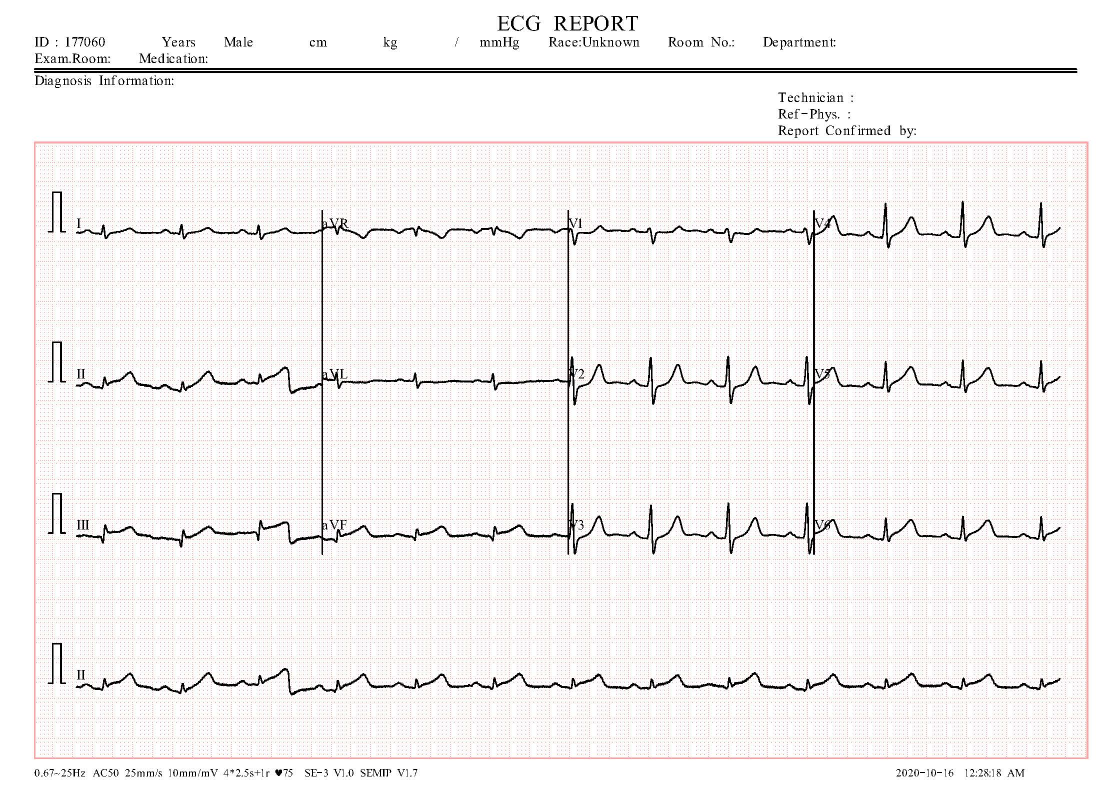
#> input picture ECG_data/ECG Images of Myocardial Infarction Patients (240x12=2880)/MI(193).jpg, 2213 x 1572 px (shown at 1/2 size)
$ jupyter execute --allow-errors 'heart disease detection using ECG.ipynb'
#> lines starting #> are read from the running program, lines starting #| are printed output that depends on the picture
Heart disease detection using ECG image data

Online available mendelay data set is used for this project. It can be downloaded from following links.
ECG Images dataset of Cardiac and COVID-19 Patients    https://data.mendeley.com/datasets/gwbz3fsgp8/1
ECG Images dataset of Cardiac Patients     https://data.mendeley.com/datasets/gwbz3fsgp8/2

Overall process is as follows

1. cropped out the necessary parts from the ECG images.
2. Remove the background
3. extract 12 leads separately
4. train the model

[cell 1]
import os
import os.path
import glob
from pathlib import Path

import pandas as pd
import numpy as np
import matplotlib.pyplot as plt
import seaborn as sns

import cv2
from PIL import Image
import datetime as dt
import tensorflow as tf

# Scikit-learn
from sklearn.model_selection import train_test_split
from sklearn.metrics import f1_score
from sklearn.preprocessing import LabelEncoder
from sklearn.utils import shuffle
from sklearn.metrics import confusion_matrix, classification_report, recall_score, precision_score, f1_score, roc_auc_score, roc_curve

#Tensorflow _ Keras
from tensorflow.keras.utils import plot_model
from tensorflow.keras.initializers import RandomUniform
from tensorflow.keras import datasets, layers, models, losses, Model, optimizers
from tensorflow.keras.layers import Conv2D, MaxPooling2D, Dropout, Flatten, Dense, BatchNormalization, GlobalAveragePooling2D, SpatialDropout2D
from tensorflow.keras.preprocessing import image
from tensorflow.keras.preprocessing.image import ImageDataGenerator, img_to_array, load_img
from tensorflow.keras.callbacks import EarlyStopping
from tensorflow.keras.models import Sequential
from tensorflow.keras.optimizers import RMSprop

## VGG Architectures
from tensorflow.keras.applications.inception_v3 import InceptionV3
from tensorflow.keras.applications.xception import Xception
from tensorflow.keras.applications.vgg16 import VGG16
from tensorflow.keras.applications.mobilenet import MobileNet

[cell 2]
#!pip install Scikit-learn

There are four categories of data avaialble.
* MI - Myocardial Infarction
* HMI - History of Myocardial Infarction
* HB/ AbHb - Abnormal Heartbeat
* Normal - Normal

necessary images and labels are extracted and stored in a dataframe using following code

[cell 3]
# MI patients data
ECG_MI_dir_ = Path('ECG_data\ECG Images of Myocardial Infarction Patients (240x12=2880)')

ECG_MI_filepaths = list(ECG_MI_dir_.glob(r'**/*.jpg'))
# Mapping the labels
MI_labels = list(map(lambda x: os.path.split(os.path.split(x)[0])[1], ECG_MI_filepaths))
# Paths & labels femalee eyes
ECG_MI_filepaths = pd.Series(ECG_MI_filepaths, name = 'File').astype(str)
MI_labels = pd.Series(MI_labels, name='Label')

# Concatenating...
MI_df = pd.concat([ECG_MI_filepaths, MI_labels], axis=1)
MI_df['Label'] = "MI"

figure = plt.figure(figsize=(20,10))
x = plt.imread(MI_df["File"][0])
#> x is the input picture: shape (1572, 2213, 3); mean R, G, B 243.5, 241.2, 240.9
plt.imshow(x)
plt.show()

[cell 4]
MI_df['File'][0]

[cell 5]
# HMI patients data
ECG_HMI_dir_ = Path('./ECG_data/ECG Images of Patient that have History of MI (172x12=2064)')

ECG_HMI_filepaths = list(ECG_HMI_dir_.glob(r'**/*.jpg'))
# Mapping the labels
HMI_labels = list(map(lambda x: os.path.split(os.path.split(x)[0])[1], ECG_HMI_filepaths))
#> HMI_labels = []
# Paths & labels femalee eyes
ECG_HMI_filepaths = pd.Series(ECG_HMI_filepaths, name = 'File').astype(str)
HMI_labels = pd.Series(HMI_labels, name='Label')

# Concatenating...
HMI_df = pd.concat([ECG_HMI_filepaths, HMI_labels], axis=1)
#> HMI_df = table of 0 rows and 2 columns
HMI_df['Label'] = "HMI"

#> (the rest of this cell did not finish here and is left out)

[cell 6]
# AbnHB patients data
ECG_AbnHB_dir_ = Path('./ECG_data/ECG Images of Patient that have abnormal heartbeat (233x12=2796)')

ECG_AbnHB_filepaths = list(ECG_AbnHB_dir_.glob(r'**/*.jpg'))
# Mapping the labels
AbnHB_labels = list(map(lambda x: os.path.split(os.path.split(x)[0])[1], ECG_AbnHB_filepaths))
#> AbnHB_labels = []
# Paths & labels femalee eyes
ECG_AbnHB_filepaths = pd.Series(ECG_AbnHB_filepaths, name = 'File').astype(str)
AbnHB_labels = pd.Series(AbnHB_labels, name='Label')

# Concatenating...
AbnHB_df = pd.concat([ECG_AbnHB_filepaths, AbnHB_labels], axis=1)
#> AbnHB_df = table of 0 rows and 2 columns
AbnHB_df['Label'] = "ABNORMAL"
#> (the rest of this cell did not finish here and is left out)

[cell 7]
# Normal patients data
ECG_Normal_dir_ = Path('./ECG_data/Normal Person ECG Images (284x12=3408)')

ECG_Normal_filepaths = list(ECG_Normal_dir_.glob(r'**/*.jpg'))


# Mapping the labels
Normal_labels = list(map(lambda x: os.path.split(os.path.split(x)[0])[1], ECG_Normal_filepaths))
#> Normal_labels = []
# Paths & labels femalee eyes
ECG_Normal_filepaths = pd.Series(ECG_Normal_filepaths, name = 'File').astype(str)
Normal_labels = pd.Series(Normal_labels, name='Label')

# Concatenating...
Normal_df = pd.concat([ECG_Normal_filepaths, Normal_labels], axis=1)
#> Normal_df = table of 0 rows and 2 columns
Normal_df['Label'] = "NORMAL"
#> (the rest of this cell did not finish here and is left out)

[cell 8]
# concat
df_ECG = pd.concat([MI_df, HMI_df, AbnHB_df,Normal_df],ignore_index=True)
#> df_ECG = table of 1 rows and 2 columns
df_ECG
#> Out = table of 1 rows and 2 columns

below function is used to crop the images.

[cell 9]
def crop_image(image, left = 71.5, top = 287.5, right = 2102, bottom = 1228):
#> called with left = 71.5, top = 287.5, right = 2102, bottom = 1228
    img = Image.open(image)
    cropped_img = img.crop((left, top, right, bottom))
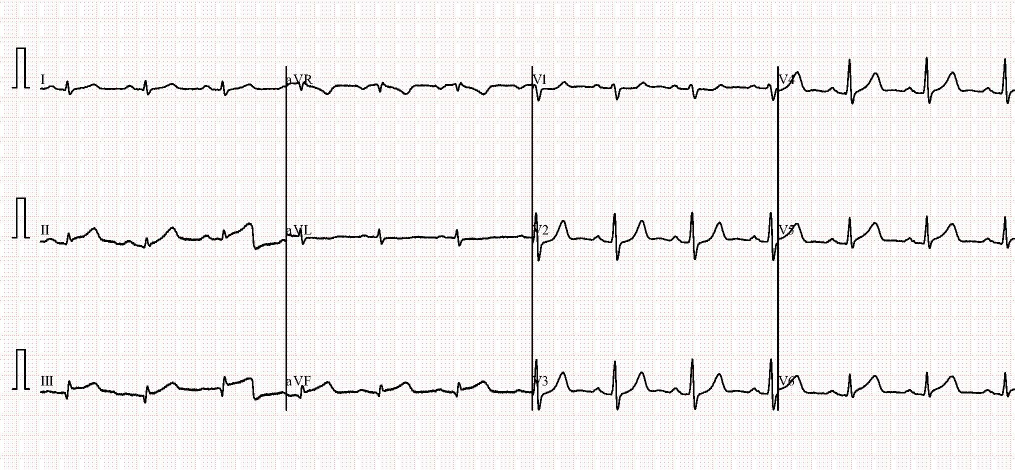
#> cropped_img: PIL image 2030x940 RGB (shown at 1/2 size); mean R, G, B 242.4, 240, 239.6
    return cropped_img

plt.imshow(crop_image(df_ECG["File"][0]))
plt.show()

[cell 10]
# [31 lines left out: function remove_background, not called in this run]

[cell 11]
def get_processed_image(df, folder_name):
    image = []
    name = []

    for i in range(0, df.shape[0]):
        filepath = df["File"][i]
        filename = filepath.split('\\')[2]
        output = remove_background(crop_image(filepath), folder_name + str(filename))
        image.append(output)
        name.append(filename)

    new_dataframe = pd.DataFrame(image, columns = ['PilImage'])
    new_dataframe['filename']= name
    new_dataframe['filename'].replace({"\(":"_",'\).jpg':''}, regex=True,inplace=True)
    return new_dataframe

#> (the rest of this cell did not finish here and is left out)

#> (a cell that did not finish here is left out)

#> (a cell that did not finish here is left out)

#> (a cell that did not finish here is left out)

#> (a cell that did not finish here is left out)

#> (a cell that did not finish here is left out)

Below function is used to extract 12 leads from the ECG data

#> (a cell that did not finish here is left out)

[cell 18]
# [47 lines left out: function save_12leads_segments, not called in this run]

Below code to save preprocess data in /preprocessd_images/ECG_leads/
Each 12 leads of ECG is saved of Each 4 classes (Normal,Abnormal, Myocardial infection (MI) , History of MI (HMI) )

Manually create this folder "ECG_lead" in "preprocessed_image"
 /preprocessd_images/ECG_leads/ (manually)
then this directory will be used

then 12 leads of Each classes will be saved from below code automatically
HMI, MI, AbnHB, Normal folder will be creayed and
each folder contain leads folder

[cell 19]
import os

# Define the base directory where images will be saved
base_directory = './preprocessd_images/ECG_leads/'

# Iterate through folder names
folder_names = ['MI', 'HMI', 'AbnHB', 'Normal']

# Create the directories if they don't exist
for folder_name in folder_names:
    for lead in ['I', 'I_Neg', 'II', 'II_Neg', 'III', 'III_Neg', 'aVR', 'aVR_Neg', 'aVL', 'aVL_Neg', 'aVF', 'aVF_Neg', 'V1', 'V2', 'V3', 'V4', 'V5', 'V6']:
        os.makedirs(os.path.join(base_directory, folder_name, lead), exist_ok=True)

# Now, you can iterate through your DataFrames and save the images
width = 315
height = 315

# Iterate through MI_c_bg_df DataFrame and save images to 'MI' folder
#> (the rest of this cell did not finish here and is left out)

[cell 20]
import fnmatch
fnames = []
for path, dirs, files in os.walk(os.path.abspath(r"./preprocessd_images/ECG_leads/AbnHB/aVF/")):
    for filename in fnmatch.filter(files, "*.png"):
        #print(filename)
        fnames.append(filename)
print(len(fnames))

#> (a cell that did not finish here is left out)

get_12leads_to_df :

[cell 22]
def get_12leads_to_df(root_folder):
#> called with root_folder = './preprocessd_images/ECG_leads/MI/'
    filepaths = []
#> filepaths = []
    filenames = []
    folders = [os.path.join(root_folder, x) for x in ('I', 'I_Neg','II', 'II_Neg','III', 'III_Neg','aVR', 'aVR_Neg','aVL', 'aVL_Neg','aVF', 'aVF_Neg','V1','V2','V3','V4','V5','V6' )]
    for folder in folders:
        for filename in os.listdir(folder):
            if filename.endswith(".png"):
                fp =os.path.join(folder, filename)
                filepaths.append(fp)
                filenames.append(filename)
    df = pd.DataFrame(filenames, columns = ['filename'])
    df['filepaths'] = filepaths
    df['label'] = root_folder.split('/')[-2]
    return df

[cell 23]
MI = get_12leads_to_df('./preprocessd_images/ECG_leads/MI/')
HMI  = get_12leads_to_df('./preprocessd_images/ECG_leads/HMI/')
AbnHB  = get_12leads_to_df('./preprocessd_images/ECG_leads/AbnHB/')
Normal =  get_12leads_to_df('./preprocessd_images/ECG_leads/Normal/')
